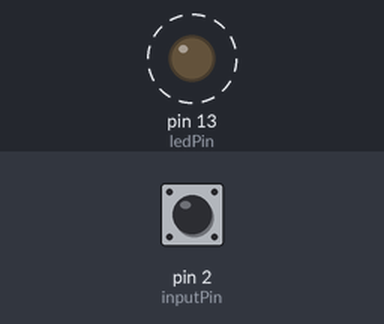
The sketch below on a simulated Arduino Uno, built with avr-gcc and run on an emulated ATmega328P. Parts: output pins drawn as LEDs (lit = HIGH). Dashed ring = blinking. The inputs (shaded band) are chosen by the test bench; at power-on: pin 2 (inputPin) HIGH. What the sketch prints to the serial monitor is not drawn.

Above: at 2.3 s.
2.4 s: pin 2 (inputPin) pulled LOW for 0.65 s
Timing chart, 0 to 11.5 s (numbered marks = the images above; inputs shaded):
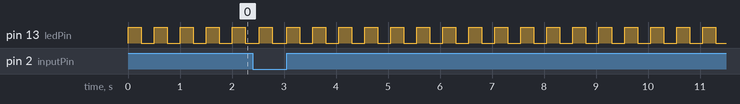

Measured:
- by itself, pin 13 (ledPin): alternates HIGH for 0.25 s and LOW for 0.25 s

The sketch:

ch2r10A.pde
```cpp
/*
  blink3 sketch
  demonstrates calling a function with a parameter and returning a value
  uses the same wiring as the pull-up sketch from Recipe 5.2
  The LED flashes when the program starts
  and stops when a switch connected to pin 2 is pressed
  the program prints the number of times the LED flashes.
 */

const int ledPin = 13;          // output pin for the LED
const int inputPin = 2;         // input pin for the switch

void setup() {
  pinMode(ledPin, OUTPUT);
  pinMode(inputPin, INPUT);
  digitalWrite(inputPin,HIGH); // use internal pull-up resistor (Recipe 5.2)
  Serial.begin(9600);
}

void loop(){
  Serial.println("Press and hold the switch to stop blinking");
  int count = blink3(250); // blink the LED 250ms on and 250ms off
  Serial.print("The number of times the switch blinked was ");
  Serial.println(count);
}

// blink an LED using the given delay period
// return the number of times the LED flashed
int blink3(int period)
{
  int result = 0;
  int switchVal = HIGH; //with pull-ups, this will be high when switch is up

  while(switchVal == HIGH)  // repeat this loop until switch is pressed
                            // (it will go low when pressed)
  {
    digitalWrite(13,HIGH);
    delay(period);
    digitalWrite(13,LOW);
    delay(period);
    result = result + 1; // increment the count
    switchVal = digitalRead(inputPin);  // read input value
  }
  // here when switchVal is no longer HIGH because the switch is pressed
  return result;  // this value will be returned
}
```
